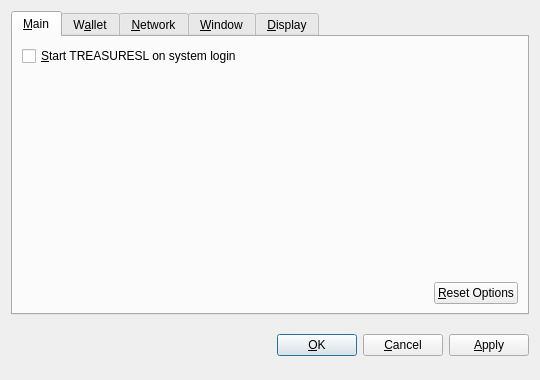
<?xml version="1.0" encoding="UTF-8"?>
<ui version="4.0">
 <class>OptionsDialog</class>
 <widget class="QDialog" name="OptionsDialog">
  <property name="geometry">
   <rect>
    <x>0</x>
    <y>0</y>
    <width>540</width>
    <height>380</height>
   </rect>
  </property>
  <property name="windowTitle">
   <string>Options</string>
  </property>
  <property name="modal">
   <bool>true</bool>
  </property>
  <layout class="QVBoxLayout" name="verticalLayout">
   <item>
    <widget class="QTabWidget" name="tabWidget">
     <property name="tabPosition">
      <enum>QTabWidget::North</enum>
     </property>
     <property name="currentIndex">
      <number>0</number>
     </property>
     <widget class="QWidget" name="tabMain">
      <attribute name="title">
       <string>&amp;Main</string>
      </attribute>
      <layout class="QVBoxLayout" name="verticalLayout_Main">
       <item>
        <widget class="QCheckBox" name="bitcoinAtStartup">
         <property name="toolTip">
          <string>Automatically start TREASURESL after logging in to the system.</string>
         </property>
         <property name="text">
          <string>&amp;Start TREASURESL on system login</string>
         </property>
        </widget>
       </item>
       <item>
        <spacer name="verticalSpacer_Main">
         <property name="orientation">
          <enum>Qt::Vertical</enum>
         </property>
         <property name="sizeHint" stdset="0">
          <size>
           <width>20</width>
           <height>40</height>
          </size>
         </property>
        </spacer>
       </item>
       <item>
        <layout class="QHBoxLayout" name="horizontalLayout_2_Main">
         <item>
          <spacer name="horizontalSpacer_2_Main">
           <property name="orientation">
            <enum>Qt::Horizontal</enum>
           </property>
           <property name="sizeHint" stdset="0">
            <size>
             <width>40</width>
             <height>20</height>
            </size>
           </property>
          </spacer>
         </item>
         <item>
          <widget class="QPushButton" name="resetButton">
           <property name="toolTip">
            <string>Reset all client options to default.</string>
           </property>
           <property name="text">
            <string>&amp;Reset Options</string>
           </property>
           <property name="autoDefault">
            <bool>false</bool>
           </property>
          </widget>
         </item>
        </layout>
       </item>
      </layout>
     </widget>
     <widget class="QWidget" name="tabWallet">
      <attribute name="title">
       <string>W&amp;allet</string>
      </attribute>
      <layout class="QVBoxLayout" name="verticalLayout_Network">
       <item>
        <widget class="QLabel" name="transactionFeeInfoLabel">
         <property name="text">
          <string>Optional transaction fee per kB that helps make sure your transactions are processed quickly. Most transactions are 1 kB.</string>
         </property>
         <property name="textFormat">
          <enum>Qt::PlainText</enum>
         </property>
         <property name="wordWrap">
          <bool>true</bool>
         </property>
        </widget>
       </item>
       <item>
        <layout class="QHBoxLayout" name="horizontalLayout_1_Main">
         <item>
          <widget class="QLabel" name="transactionFeeLabel">
           <property name="text">
            <string>Pay transaction &amp;fee</string>
           </property>
           <property name="textFormat">
            <enum>Qt::PlainText</enum>
           </property>
           <property name="buddy">
            <cstring>transactionFee</cstring>
           </property>
          </widget>
         </item>
         <item>
          <widget class="BitcoinAmountField" name="transactionFee"/>
         </item>
         <item>
          <spacer name="horizontalSpacer_1_Main">
           <property name="orientation">
            <enum>Qt::Horizontal</enum>
           </property>
           <property name="sizeHint" stdset="0">
            <size>
             <width>40</width>
             <height>20</height>
            </size>
           </property>
          </spacer>
         </item>
        </layout>
       </item>
       <item>
        <widget class="QLabel" name="label">
         <property name="text">
          <string>If you disable the spending of unconfirmed change, the change from a transaction cannot be used until that transaction has at least one confirmation. This also affects how your balance is computed.</string>
         </property>
         <property name="wordWrap">
          <bool>true</bool>
         </property>
        </widget>
       </item>
       <item>
        <widget class="QCheckBox" name="spendZeroConfChange">
         <property name="text">
          <string>Spend unconfirmed change  (experts only)</string>
         </property>
        </widget>
       </item>
       <item>
        <spacer name="verticalSpacer">
         <property name="orientation">
          <enum>Qt::Vertical</enum>
         </property>
         <property name="sizeHint" stdset="0">
          <size>
           <width>20</width>
           <height>40</height>
          </size>
         </property>
        </spacer>
       </item>
      </layout>
     </widget>
     <widget class="QWidget" name="tabNetwork">
      <attribute name="title">
       <string>&amp;Network</string>
      </attribute>
      <layout class="QVBoxLayout" name="verticalLayout_Network">
       <item>
        <widget class="QCheckBox" name="mapPortUpnp">
         <property name="toolTip">
          <string>Automatically open the TREASURESL client port on the router. This only works when your router supports UPnP and it is enabled.</string>
         </property>
         <property name="text">
          <string>Map port using &amp;UPnP</string>
         </property>
        </widget>
       </item>
       <item>
        <widget class="QCheckBox" name="connectSocks">
         <property name="toolTip">
          <string>Connect to the TREASURESL network through a SOCKS proxy (e.g. when connecting through Tor).</string>
         </property>
         <property name="text">
          <string>&amp;Connect through SOCKS proxy:</string>
         </property>
        </widget>
       </item>
       <item>
        <layout class="QHBoxLayout" name="horizontalLayout_Network">
         <item>
          <widget class="QLabel" name="proxyIpLabel">
           <property name="text">
            <string>Proxy &amp;IP:</string>
           </property>
           <property name="textFormat">
            <enum>Qt::PlainText</enum>
           </property>
           <property name="buddy">
            <cstring>proxyIp</cstring>
           </property>
          </widget>
         </item>
         <item>
          <widget class="QValidatedLineEdit" name="proxyIp">
           <property name="maximumSize">
            <size>
             <width>140</width>
             <height>16777215</height>
            </size>
           </property>
           <property name="toolTip">
            <string>IP address of the proxy (e.g. 127.0.0.1)</string>
           </property>
          </widget>
         </item>
         <item>
          <widget class="QLabel" name="proxyPortLabel">
           <property name="text">
            <string>&amp;Port:</string>
           </property>
           <property name="textFormat">
            <enum>Qt::PlainText</enum>
           </property>
           <property name="buddy">
            <cstring>proxyPort</cstring>
           </property>
          </widget>
         </item>
         <item>
          <widget class="QLineEdit" name="proxyPort">
           <property name="maximumSize">
            <size>
             <width>55</width>
             <height>16777215</height>
            </size>
           </property>
           <property name="toolTip">
            <string>Port of the proxy (e.g. 9050)</string>
           </property>
          </widget>
         </item>
         <item>
          <widget class="QLabel" name="socksVersionLabel">
           <property name="text">
            <string>SOCKS &amp;Version:</string>
           </property>
           <property name="textFormat">
            <enum>Qt::PlainText</enum>
           </property>
           <property name="buddy">
            <cstring>socksVersion</cstring>
           </property>
          </widget>
         </item>
         <item>
          <widget class="QValueComboBox" name="socksVersion">
           <property name="toolTip">
            <string>SOCKS version of the proxy (e.g. 5)</string>
           </property>
          </widget>
         </item>
         <item>
          <spacer name="horizontalSpacer_Network">
           <property name="orientation">
            <enum>Qt::Horizontal</enum>
           </property>
           <property name="sizeHint" stdset="0">
            <size>
             <width>40</width>
             <height>20</height>
            </size>
           </property>
          </spacer>
         </item>
        </layout>
       </item>
       <item>
        <spacer name="verticalSpacer_Network">
         <property name="orientation">
          <enum>Qt::Vertical</enum>
         </property>
         <property name="sizeHint" stdset="0">
          <size>
           <width>20</width>
           <height>40</height>
          </size>
         </property>
        </spacer>
       </item>
      </layout>
     </widget>
     <widget class="QWidget" name="tabWindow">
      <attribute name="title">
       <string>&amp;Window</string>
      </attribute>
      <layout class="QVBoxLayout" name="verticalLayout_Window">
       <item>
        <widget class="QCheckBox" name="minimizeToTray">
         <property name="toolTip">
          <string>Show only a tray icon after minimizing the window.</string>
         </property>
         <property name="text">
          <string>&amp;Minimize to the tray instead of the taskbar</string>
         </property>
        </widget>
       </item>
       <item>
        <widget class="QCheckBox" name="minimizeOnClose">
         <property name="toolTip">
          <string>Minimize instead of exit the application when the window is closed. When this option is enabled, the application will be closed only after selecting Quit in the menu.</string>
         </property>
         <property name="text">
          <string>M&amp;inimize on close</string>
         </property>
        </widget>
       </item>
       <item>
        <spacer name="verticalSpacer_Window">
         <property name="orientation">
          <enum>Qt::Vertical</enum>
         </property>
         <property name="sizeHint" stdset="0">
          <size>
           <width>20</width>
           <height>40</height>
          </size>
         </property>
        </spacer>
       </item>
      </layout>
     </widget>
     <widget class="QWidget" name="tabDisplay">
      <attribute name="title">
       <string>&amp;Display</string>
      </attribute>
      <layout class="QVBoxLayout" name="verticalLayout_Display">
       <item>
        <layout class="QHBoxLayout" name="horizontalLayout_1_Display">
         <item>
          <widget class="QLabel" name="langLabel">
           <property name="text">
            <string>User Interface &amp;language:</string>
           </property>
           <property name="textFormat">
            <enum>Qt::PlainText</enum>
           </property>
           <property name="buddy">
            <cstring>lang</cstring>
           </property>
          </widget>
         </item>
         <item>
          <widget class="QValueComboBox" name="lang">
           <property name="toolTip">
            <string>The user interface language can be set here. This setting will take effect after restarting TREASURESL.</string>
           </property>
          </widget>
         </item>
        </layout>
       </item>
       <item>
        <layout class="QHBoxLayout" name="horizontalLayout_2_Display">
         <item>
          <widget class="QLabel" name="unitLabel">
           <property name="text">
            <string>&amp;Unit to show amounts in:</string>
           </property>
           <property name="textFormat">
            <enum>Qt::PlainText</enum>
           </property>
           <property name="buddy">
            <cstring>unit</cstring>
           </property>
          </widget>
         </item>
         <item>
          <widget class="QValueComboBox" name="unit">
           <property name="toolTip">
            <string>Choose the default subdivision unit to show in the interface and when sending coins.</string>
           </property>
          </widget>
         </item>
        </layout>
       </item>
       <item>
        <widget class="QCheckBox" name="displayAddresses">
         <property name="toolTip">
          <string>Whether to show TREASURESL addresses in the transaction list or not.</string>
         </property>
         <property name="text">
          <string>&amp;Display addresses in transaction list</string>
         </property>
        </widget>
       </item>
       <item>
        <widget class="QCheckBox" name="coinControlFeatures">
         <property name="toolTip">
          <string>Whether to show coin control features or not.</string>
         </property>
         <property name="text">
          <string>Display coin &amp;control features (experts only!)</string>
         </property>
        </widget>
       </item>
       <item>
        <spacer name="verticalSpacer_Display">
         <property name="orientation">
          <enum>Qt::Vertical</enum>
         </property>
         <property name="sizeHint" stdset="0">
          <size>
           <width>20</width>
           <height>40</height>
          </size>
         </property>
        </spacer>
       </item>
      </layout>
     </widget>
    </widget>
   </item>
   <item>
    <layout class="QHBoxLayout" name="horizontalLayout_Buttons">
     <item>
      <spacer name="horizontalSpacer_1">
       <property name="orientation">
        <enum>Qt::Horizontal</enum>
       </property>
       <property name="sizeHint" stdset="0">
        <size>
         <width>40</width>
         <height>48</height>
        </size>
       </property>
      </spacer>
     </item>
     <item>
      <widget class="QLabel" name="statusLabel">
       <property name="font">
        <font>
         <weight>75</weight>
         <bold>true</bold>
        </font>
       </property>
       <property name="text">
        <string/>
       </property>
       <property name="textFormat">
        <enum>Qt::PlainText</enum>
       </property>
       <property name="wordWrap">
        <bool>true</bool>
       </property>
      </widget>
     </item>
     <item>
      <spacer name="horizontalSpacer_2">
       <property name="orientation">
        <enum>Qt::Horizontal</enum>
       </property>
       <property name="sizeHint" stdset="0">
        <size>
         <width>40</width>
         <height>48</height>
        </size>
       </property>
      </spacer>
     </item>
     <item>
      <widget class="QPushButton" name="okButton">
       <property name="text">
        <string>&amp;OK</string>
       </property>
      </widget>
     </item>
     <item>
      <widget class="QPushButton" name="cancelButton">
       <property name="text">
        <string>&amp;Cancel</string>
       </property>
       <property name="autoDefault">
        <bool>false</bool>
       </property>
      </widget>
     </item>
     <item>
      <widget class="QPushButton" name="applyButton">
       <property name="text">
        <string>&amp;Apply</string>
       </property>
       <property name="autoDefault">
        <bool>false</bool>
       </property>
      </widget>
     </item>
    </layout>
   </item>
  </layout>
 </widget>
 <customwidgets>
  <customwidget>
   <class>BitcoinAmountField</class>
   <extends>QSpinBox</extends>
   <header>bitcoinamountfield.h</header>
  </customwidget>
  <customwidget>
   <class>QValueComboBox</class>
   <extends>QComboBox</extends>
   <header>qvaluecombobox.h</header>
  </customwidget>
  <customwidget>
   <class>QValidatedLineEdit</class>
   <extends>QLineEdit</extends>
   <header>qvalidatedlineedit.h</header>
  </customwidget>
 </customwidgets>
 <resources/>
 <connections/>
</ui>
